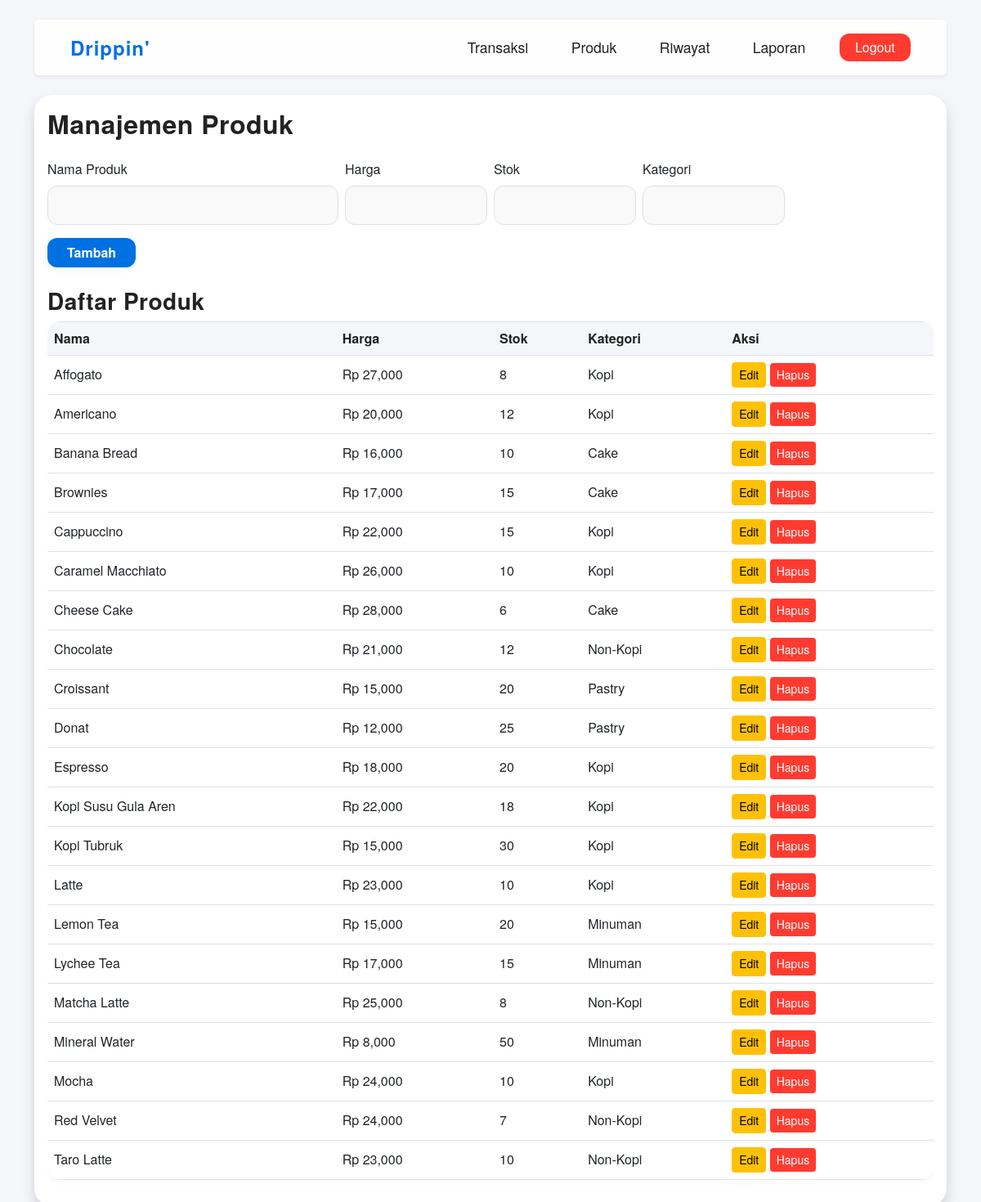
Screenshot of /produk.php (signed in) with the database file from the repository.
### tables this page shows
CREATE TABLE `produk` (
  `id` int(11) NOT NULL,
  `nama_produk` varchar(100) NOT NULL,
  `harga` int(11) NOT NULL,
  `stok` int(11) NOT NULL,
  `kategori` varchar(50) NOT NULL
);

### produk.php (the view, shortened to what this page needs)
<?php
include 'config/db.php';
$edit = null;
?>
<!DOCTYPE html>
<html>
<head>
    <link href="https://cdn.jsdelivr.net/npm/bootstrap@5.3.0/dist/css/bootstrap.min.css" rel="stylesheet">
    <link rel="stylesheet" href="assets/style.css">
</head>
<body class="page-fade">
<div class="container">
    <nav class="navbar navbar-expand-lg navbar-light bg-white shadow-sm rounded mb-4">
        <div class="container-fluid">
            <a class="navbar-brand fw-bold" href="#">Drippin'</a>
            <div>
                <a href="index.php" class="btn btn-link">Transaksi</a>
                <a href="produk.php" class="btn btn-link">Produk</a>
                <a href="riwayat.php" class="btn btn-link">Riwayat</a>
                <a href="laporan.php" class="btn btn-link">Laporan</a>
                <a href="logout.php" class="btn btn-danger ms-2">Logout</a>
            </div>
        </div>
    </nav>
    <div class="card shadow mb-4">
        <div class="card-body">
            <h2 class="mb-4">Manajemen Produk</h2>
            <form method="post" class="mb-4">
                <div class="row g-2 align-items-center">
                    <div class="col-md-4">
                        <label class="form-label">Nama Produk</label>
                        <input type="text" name="nama_produk" value="<?= $edit ? $edit['nama_produk'] : '' ?>" class="form-control" required>
                    </div>
                    <div class="col-md-2">
                        <label class="form-label">Harga</label>
                        <input type="number" name="harga" value="<?= $edit ? $edit['harga'] : '' ?>" class="form-control" required>
                    </div>
                    <div class="col-md-2">
                        <label class="form-label">Stok</label>
                        <input type="number" name="stok" value="<?= $edit ? $edit['stok'] : '' ?>" class="form-control" required>
                    </div>
                    <div class="col-md-2">
                        <label class="form-label">Kategori</label>
                        <input type="text" name="kategori" value="<?= $edit ? $edit['kategori'] : '' ?>" class="form-control" required>
                    </div>
                    <div class="col-md-12 mt-2">
                        <button class="btn btn-primary px-4" type="submit" name="<?= $edit ? 'edit' : 'tambah' ?>">
                            <?= $edit ? 'Update' : 'Tambah' ?>
                        </button>
                    </div>
                </div>
            </form>
            <h3 class="mt-4">Daftar Produk</h3>
            <div class="table-responsive">
                <table class="table table-bordered align-middle">
                    <tr><th>Nama</th><th>Harga</th><th>Stok</th><th>Kategori</th><th>Aksi</th></tr>
                    <?php
                    $q = mysqli_query($conn, "SELECT * FROM produk ORDER BY nama_produk");
                    while ($row = mysqli_fetch_assoc($q)) {
                        echo "<tr>
                            <td>{$row['nama_produk']}</td>
                            <td>Rp ".number_format($row['harga'])."</td>
                            <td>{$row['stok']}</td>
                            <td>{$row['kategori']}</td>
                            <td>
                                <a class='btn btn-warning btn-sm' href='?edit={$row['id']}'>Edit</a>
                                <a class='btn btn-danger btn-sm' href='?hapus={$row['id']}' onclick=\"return confirm('Hapus produk?')\">Hapus</a>
                            </td>
                        </tr>";
                    }
                    ?>
                </table>
            </div>
        </div>
    </div>
</div>
</body>
</html>

### assets/style.css (style rules this page uses)
body, html { background: #f5f6fa; font-family: 'Helvetica Neue', Helvetica, Arial, sans-serif; color: #222; min-height: 100vh; }
.navbar { background: rgba(255,255,255,0.95)!important; box-shadow: 0 2px 12px 0 rgba(0,0,0,0.04); border-radius: 18px; margin-top: 24px; margin-bottom: 32px; padding: 0.7rem 2rem; }
.navbar .navbar-brand { font-weight: 700; font-size: 1.5rem; letter-spacing: 1px; color: #0071e3 !important; }
.navbar .btn-link { color: #222 !important; font-weight: 500; font-size: 1.1rem; margin-right: 10px; transition: color 0.2s, background 0.2s; text-decoration: none !important; border-radius: 10px; padding: 6px 18px; }
.navbar .btn-danger { border-radius: 12px; font-weight: 500; padding: 0.3rem 1.2rem; }
.card { border-radius: 22px; border: none; box-shadow: 0 4px 24px 0 rgba(0,0,0,0.07); background: #fff; }
.card-title, h2, h3 { color: #222; font-weight: 700; letter-spacing: 0.5px; }
.btn-primary, .btn-success, .btn-info { border-radius: 12px; font-weight: 600; font-size: 1rem; box-shadow: 0 2px 8px 0 rgba(0,113,227,0.08); border: none; transition: background 0.2s, box-shadow 0.2s; }
.btn-primary { background: #0071e3; }
.btn-danger { background: #ff3b30; border: none; }
.table { background: #fff; border-radius: 16px; overflow: hidden; box-shadow: 0 2px 8px 0 rgba(0,0,0,0.04); }
.table th { background: #f5f6fa; color: #222; font-weight: 600; border: none; }
.table td { border: none; }
input, select, .form-control { border-radius: 12px !important; border: 1px solid #e0e0e0 !important; background: #f9f9f9 !important; font-size: 1rem; padding: 0.7rem 1rem; margin-bottom: 0.5rem; }
.page-fade { animation: pageFadeIn 0.5s cubic-bezier(.39,.575,.565,1.000); }

### rows the page displays
produk: nama_produk "Affogato", harga "27,000", stok "8", kategori "Kopi"
produk: nama_produk "Americano", harga "20,000", stok "12", kategori "Kopi"
produk: nama_produk "Banana Bread", harga "16,000", stok "10", kategori "Cake"
produk: nama_produk "Brownies", harga "17,000", stok "15", kategori "Cake"
produk: nama_produk "Cappuccino", harga "22,000", stok "15", kategori "Kopi"
produk: nama_produk "Caramel Macchiato", harga "26,000", stok "10", kategori "Kopi"
produk: nama_produk "Cheese Cake", harga "28,000", stok "6", kategori "Cake"
produk: nama_produk "Chocolate", harga "21,000", stok "12", kategori "Non-Kopi"
produk: nama_produk "Croissant", harga "15,000", stok "20", kategori "Pastry"
produk: nama_produk "Donat", harga "12,000", stok "25", kategori "Pastry"
produk: nama_produk "Espresso", harga "18,000", stok "20", kategori "Kopi"
produk: nama_produk "Kopi Susu Gula Aren", harga "22,000", stok "18", kategori "Kopi"
produk: nama_produk "Kopi Tubruk", harga "15,000", stok "30", kategori "Kopi"
produk: nama_produk "Latte", harga "23,000", stok "10", kategori "Kopi"
produk: nama_produk "Lemon Tea", harga "15,000", stok "20", kategori "Minuman"
produk: nama_produk "Lychee Tea", harga "17,000", stok "15", kategori "Minuman"
produk: nama_produk "Matcha Latte", harga "25,000", stok "8", kategori "Non-Kopi"
produk: nama_produk "Mineral Water", harga "8,000", stok "50", kategori "Minuman"
produk: nama_produk "Mocha", harga "24,000", stok "10", kategori "Kopi"
produk: nama_produk "Red Velvet", harga "24,000", stok "7", kategori "Non-Kopi"
produk: nama_produk "Taro Latte", harga "23,000", stok "10", kategori "Non-Kopi"
